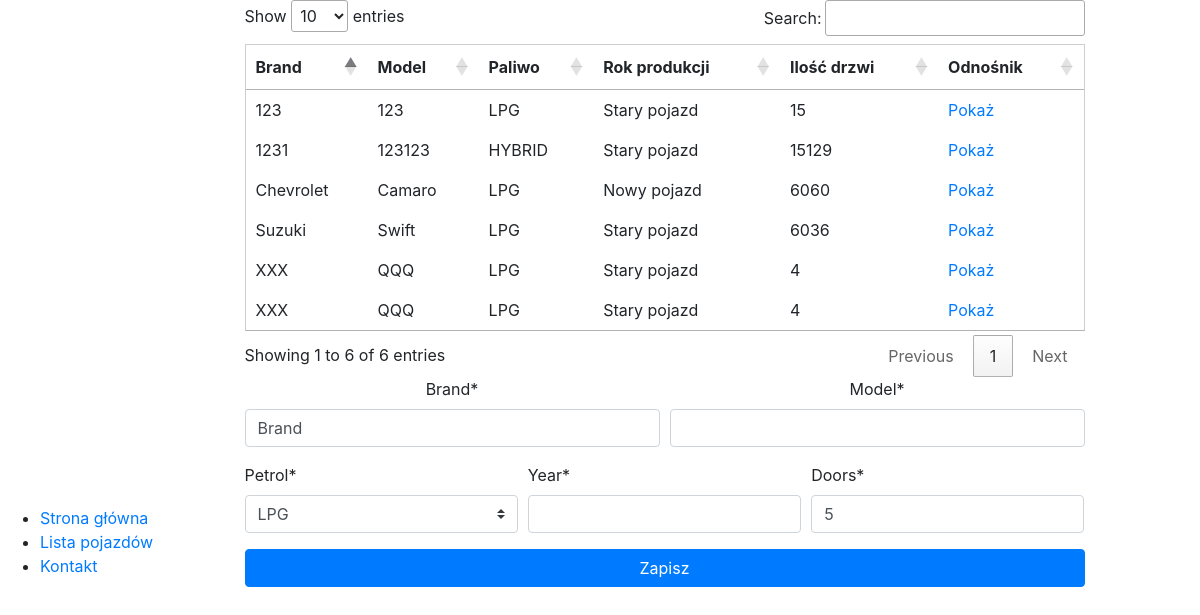
/fleet/, run on an earlier commit of the app's database.
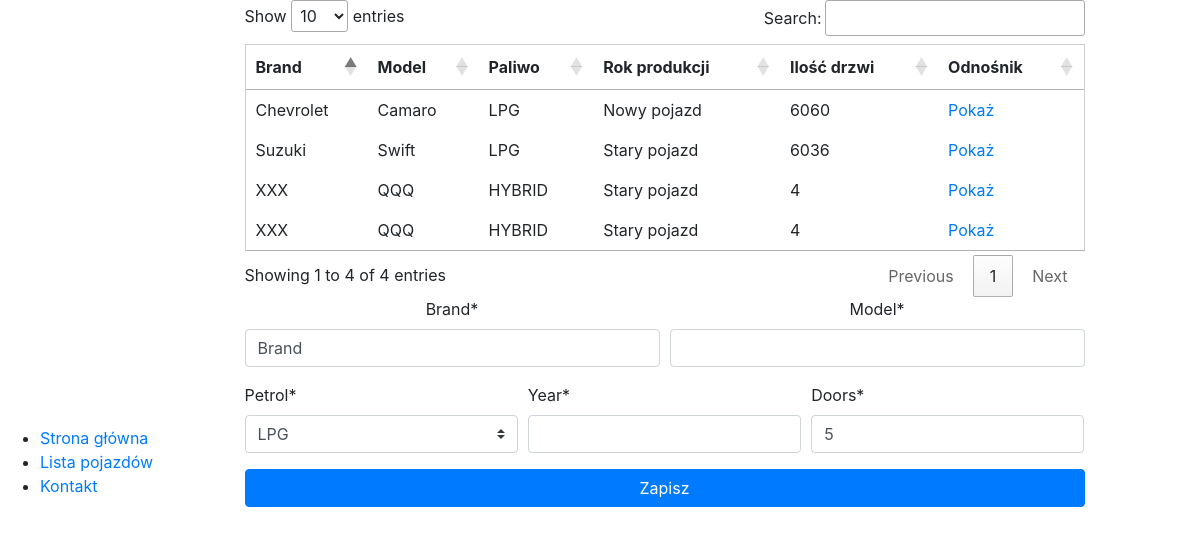
And on a later commit of the database.
### fleet/models.py (models this page shows, shortened)
class Car(models.Model):
    brand = models.CharField(max_length=12, default="Brand", validators=[first_brand_letter_uppercase])
    petrol = models.IntegerField(choices=PETROL_CHOISES, default=1)
    model = models.CharField(max_length=32)
    year = models.IntegerField()
    doors = models.IntegerField(default=5)
    class Meta:
        verbose_name = "Pojazd"
        verbose_name_plural = "Pojazdy"

### fleet/views.py (the view, shortened to what this page needs)
# urls.py: path('', WidokFormularza.as_view(), name="fleet_list")
class WidokFormularza(View):
    def get(self, request):
        form = ModelCarForm()
        return self.render_view(request, form)
    def render_view(self, request, form):
        cars = Car.objects.all()
        return render(request, "fleet/lista.html", {
            "elements": cars,
            "formularz": form
        })

### fleet/forms.py
class ModelCarForm(forms.ModelForm):
    def __init__(self, *args, **kwargs):
        super(ModelCarForm, self).__init__(*args, **kwargs)
        self.helper = FormHelper(self)
        self.helper.layout = Layout(
            Row(
                Column('brand', css_class='form-group col-md-6 mb-0'),
                Column('model', css_class='form-group col-md-6 mb-0'),
                css_class='form-row text-center'
            ),
            Row(
                Column('petrol', css_class='form-group col-md-4 mb-0'),
                Column('year', css_class='form-group col-md-4 mb-0'),
                Column('doors', css_class='form-group col-md-4 mb-0')
            ),
            Submit('submit', 'Zapisz', css_class='col-md-12')
        )
    class Meta:
        model = Car
        fields = '__all__'

### fleet/templatetags/fleet_tags.py (called while the page is built)
@register.filter(name="brand_new_car")
def brand_new_car(value):
    if value > 2015:
        return "Nowy pojazd"
    else:
        return "Stary pojazd"

@register.simple_tag
def mult(a, b):
    return a * b

@register.filter(name="petrol_name")
def petrol_name(value):
    return PETROL_CHOISES[value - 1][1]

### templates/fleet/lista.html (shortened to what this page needs)
{% extends "core/template.html" %}
{% load fleet_tags %}
{% load static %}
{% block content %}
    <table id="tabela">
        <thead>
            <tr>
                <th>
                    Brand
                </th>
                <th>
                    Model
                </th>
                <th>
                    Paliwo
                </th>
                <th>
                    Rok produkcji
                </th>
                <th>
                    Ilość drzwi
                </th>
                <th>
                    Odnośnik
                </th>
            </tr>
        </thead>
        <tbody>
            {% for element in elements %}
                <tr>
                    <td>{{element.brand}}</td>
                    <td>{{element.model}}</td>
                    <td>{{element.petrol | petrol_name}}</td>
                    <td>{{element.year | brand_new_car}}</td>
                    <td>
                        {% mult element.year element.doors as result %}
                        {{ result }}
                    </td>
                    <td>
                        <a href="">Pokaż</a>
                    </td>
                </tr>
            {% endfor %}
        </tbody>
    </table>
    {% include "core/form_horizontal.html" with form=formularz %}
{% endblock %}

What changed in the data, as far as the page shows it:
removed Car: brand "123", model "123", petrol|petrol_name "LPG", year|brand_new_car "Stary pojazd", result "15"
removed Car: brand "1231", model "123123", petrol|petrol_name "HYBRID", year|brand_new_car "Stary pojazd", result "15129"
changed Car (number 3 of 4 on the later page): petrol|petrol_name "LPG" → "HYBRID"
changed Car (number 4 of 4 on the later page): petrol|petrol_name "LPG" → "HYBRID"
Also different on the page:
text written by a page script: "Show entries Search: Showing 1 to 6 of 6 entries Previous 1 Next" → "Show entries Search: Showing 1 to 4 of 4 entries Previous 1 Next"
